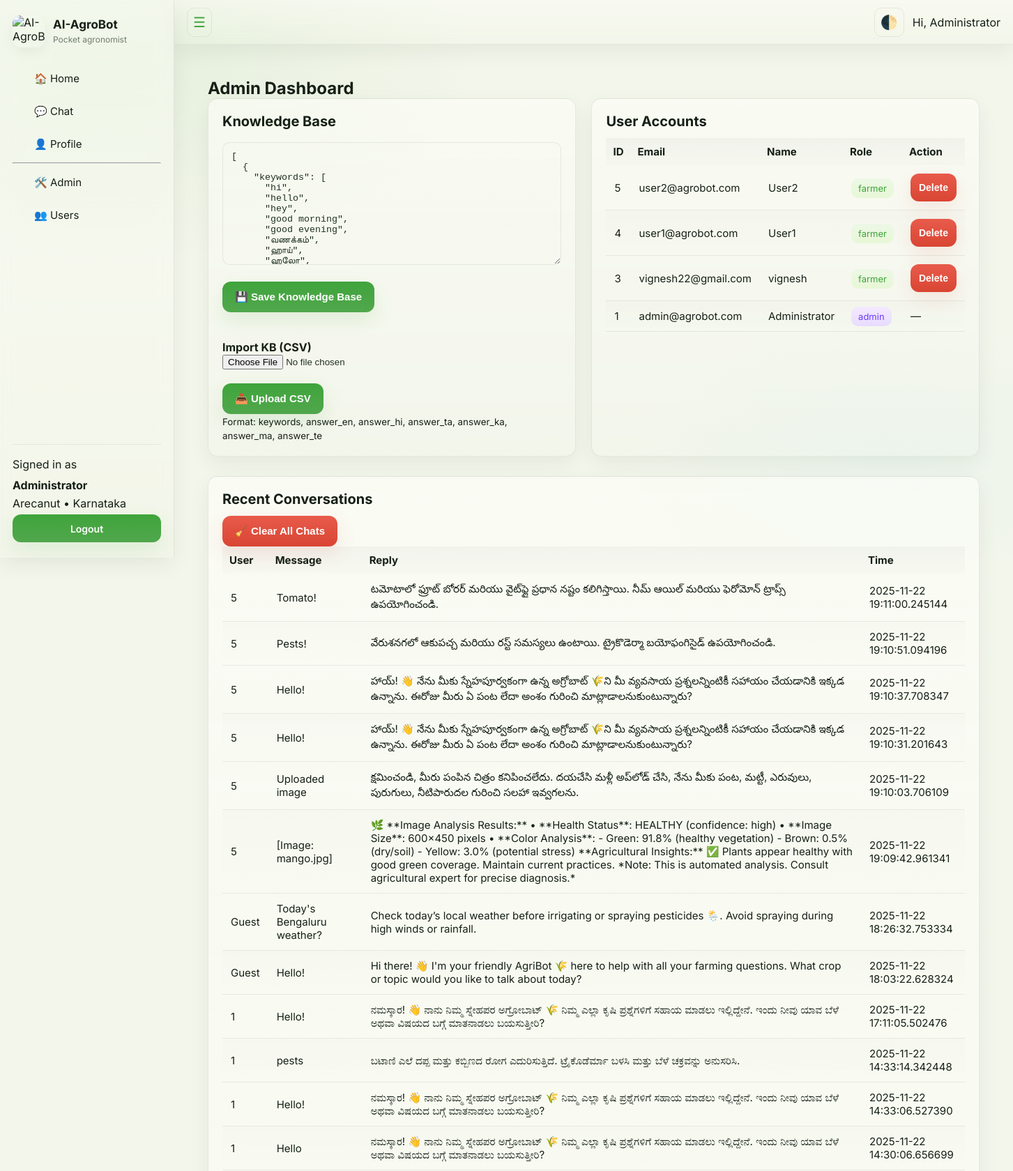
The page /admin (signed in, upper part) on the database its author committed.
### database.py (models this page shows)
class User(UserMixin, db.Model):
    __tablename__ = "users"
    id = db.Column(db.Integer, primary_key=True)
    email = db.Column(db.String(200), unique=True, nullable=False)
    password = db.Column(db.String(200), nullable=False)
    name = db.Column(db.String(100))
    role = db.Column(db.String(20), default="farmer")
    primary_crop = db.Column(db.String(100))
    region = db.Column(db.String(100))
    preferred_language = db.Column(db.String(20), default="en")

class ChatHistory(db.Model):
    __tablename__ = "chat_history"
    id = db.Column(db.Integer, primary_key=True)
    user_id = db.Column(db.Integer, db.ForeignKey("users.id"), nullable=True)
    user_message = db.Column(db.Text)
    bot_response = db.Column(db.Text)
    created_at = db.Column(db.DateTime, default=datetime.utcnow)
    feedback = db.Column(db.String(20), nullable=True)

### app.py (the view)
@app.route("/admin")
@login_required
def admin_dashboard():
    if current_user.role != "admin":
        flash("Access denied", "danger");
        return redirect(url_for("index"))
    users = User.query.order_by(User.id.desc()).all()
    chats = ChatHistory.query.order_by(ChatHistory.created_at.desc()).limit(500).all()
    kb_content = ""
    try:
        with open(KB_PATH, "r", encoding="utf-8") as f:
            kb_content = f.read()
    except Exception:
        kb_content = "[]"
    return render_template("admin_dashboard.html", users=users, chats=chats, kb_content=kb_content)

### app.py (called while the page is built)
@login_manager.user_loader
def load_user(user_id):
    return db.session.get(User, int(user_id))

### templates/admin_dashboard.html
{% extends "base.html" %}
{% block content %}
<section class="admin-section">
  <h2 class="admin-title">Admin Dashboard</h2>
  <div class="admin-grid">
    <section class="admin-card glass">
      <h3 class="admin-subtitle">Knowledge Base</h3>
      <form method="post" action="{{ url_for('admin_edit_kb') }}">
        <textarea name="kb_data" rows="10" class="kb-textarea">{{ kb_content or '' }}</textarea>
        <div class="admin-actions"> <br>
          <button class="btn" type="submit">💾 Save Knowledge Base</button>
        </div>
      </form>
      <br> <br>
      <h4 class="admin-subsubtitle">Import KB (CSV)</h4>
      <form method="post" action="{{ url_for('admin_upload_kb_csv') }}" enctype="multipart/form-data">
        <input class="file-input" type="file" name="csv_file" accept=".csv" required>
        <div class="admin-actions"><br>
          <button class="btn" type="submit">📤 Upload CSV</button>
        </div>
        <small class="muted">Format: keywords, answer_en, answer_hi, answer_ta, answer_ka, answer_ma, answer_te</small>
      </form>
    </section>
    <section class="admin-card glass">
      <h3 class="admin-subtitle">User Accounts</h3>
      {% if users %}
      <table class="table admin-table zebra">
        <thead>
          <tr><th>ID</th><th>Email</th><th>Name</th><th>Role</th><th>Action</th></tr>
        </thead>
        <tbody>
          {% for u in users %}
          <tr>
            <td>{{ u.id }}</td>
            <td>{{ u.email }}</td>
            <td>{{ u.name }}</td>
            <td><span class="role-tag {{ 'role-admin' if u.role=='admin' else 'role-user' }}">{{ u.role }}</span></td>
            <td>
              {% if u.role != 'admin' %}
              <form method="post" action="{{ url_for('admin_delete_user', user_id=u.id) }}" style="display:inline;">
                <button class="btn small danger" type="submit" onclick="return confirm('Delete user?')">Delete</button>
              </form>
              {% else %}
                <span class="muted small">—</span>
              {% endif %}
            </td>
          </tr>
          {% endfor %}
        </tbody>
      </table>
      {% else %}
        <div class="empty-state glass">
          <p class="muted">No users found yet. New signups will appear here.</p>
        </div>
      {% endif %}
    </section>
  </div>
  <section class="admin-card glass admin-wide">
    <div class="admin-header-row">
      <h3 class="admin-subtitle">Recent Conversations</h3>
      <form method="post" action="{{ url_for('admin_clear_chats') }}" onsubmit="return confirm('Delete all chat history?');">
        <button class="btn danger" type="submit">🧹 Clear All Chats</button>
      </form>
    </div>
    {% if chats %}
      <table class="table admin-table zebra">
        <thead><tr><th>User</th><th>Message</th><th>Reply</th><th>Time</th></tr></thead>
        <tbody>
          {% for c in chats %}
          <tr>
            <td>{{ c.user_id or 'Guest' }}</td>
            <td>{{ c.user_message }}</td>
            <td>{{ c.bot_response }}</td>
            <td>{{ c.created_at }}</td>
          </tr>
          {% endfor %}
        </tbody>
      </table>
    {% else %}
      <div class="empty-state glass">
        <p class="muted">No recent conversations. The chat log will appear here.</p>
      </div>
    {% endif %}
  </section>
</section>
{% endblock %}

### templates/base.html (shortened to what this page needs)
<!doctype html>
<html lang="en">
<head>
  <link rel="stylesheet" href="{{ url_for('static', filename='style.css') }}">
</head>
<body>
  <div class="app-shell">
    <aside class="left-sidebar glass" role="navigation" aria-label="Main navigation">
      <div class="sidebar-top">
        <a class="brand" href="{{ url_for('index') }}">
          <img src="{{ url_for('static', filename='bot.png') }}" class="logo" alt="AI-AgroBot">
          <div class="brand-text">
            <strong>AI-AgroBot</strong><br>
            <small class="muted">Pocket agronomist</small>
          </div><br>
        </a>
      </div>
      <nav class="sidebar-nav">
        <a class="nav-item" href="{{ url_for('index') }}">🏠 Home</a>
        <a class="nav-item" href="{{ url_for('chat') }}">💬 Chat</a>
        <a class="nav-item" href="{{ url_for('profile') }}">👤 Profile</a>
        {% if current_user.is_authenticated and current_user.role == 'admin' %}
          <hr>
          <a class="nav-item" href="{{ url_for('admin_dashboard') }}">🛠️ Admin</a>
          <a class="nav-item" href="{{ url_for('admin_view_user', user_id=current_user.id) }}">👥 Users</a>
        {% endif %}
      </nav>
      <div class="sidebar-bottom">
        {% if current_user.is_authenticated %}
          <div class="small muted">Signed in as</div>
          <div class="sidebar-user">
            <strong>{{ current_user.name or current_user.email }}</strong>
            <div class="muted small">{{ current_user.primary_crop or '—' }} • {{ current_user.region or '—' }}</div>
            <a class="btn small" href="{{ url_for('logout') }}">Logout</a>
          </div>
        {% else %}
          <a class="btn small" href="{{ url_for('login') }}">Login</a>
          <a class="btn small ghost" href="{{ url_for('register') }}">Register</a>
        {% endif %}
      </div>
    </aside>
    <div class="main-area">
      <header class="topbar glass" role="banner">
        <div class="topbar-left">
          <button id="sidebarToggle" class="icon-btn small-toggle" aria-label="Toggle sidebar">☰</button>
        </div>
        <div class="topbar-right">
          <button id="themeToggle" class="icon-btn small-toggle" title="Toggle theme">🌓</button>
          {% if current_user.is_authenticated %}
            <a class="nav-link" href="{{ url_for('profile') }}">Hi, {{ current_user.name.split(' ')[0] if current_user.name else current_user.email }}</a>
          {% endif %}
        </div>
      </header>
      <main class="main" role="main">
        {% block content %}{% endblock %}
      </main>
    </div>
  </div>
</body>
</html>

### rows shown on the page
User: name "Administrator", primary_crop "Arecanut", region "Karnataka", id "1", email "admin@agrobot.com", role "admin"
User: id "5", email "user2@agrobot.com", name "User2", role "farmer"
User: id "4", email "user1@agrobot.com", name "User1", role "farmer"
User: id "3", email "vignesh22@gmail.com", name "vignesh", role "farmer"
ChatHistory: user "5", user_message "Tomato!", bot_response "టమోటాలో ఫ్రూట్ బోరర్ మరియు వైట్‌ఫ్లై ప్రధాన నష్టం కలిగిస్తాయి. నీమ్ ఆయిల్ మరియు ఫెరోమోన్ ట్రాప్స్ ఉపయోగించండి.", created_at "2025-11-22 19:11:00.245144"
ChatHistory: user "5", user_message "Pests!", bot_response "వేరుశనగలో ఆకుపచ్చ మరియు రస్ట్ సమస్యలు ఉంటాయి. ట్రైకొడెర్మా బయోఫంగిసైడ్ ఉపయోగించండి.", created_at "2025-11-22 19:10:51.094196"
ChatHistory: user "5", user_message "Hello!", bot_response "హాయ్! 👋 నేను మీకు స్నేహపూర్వకంగా ఉన్న అగ్రోబాట్ 🌾ని మీ వ్యవసాయ ప్రశ్నలన్నింటికీ సహాయం చేయడానికి ఇక్కడ ఉన్నాను. ఈరోజు మీరు ఏ పంట లేదా అంశం గురించి మాట్లాడాలనుకుంటున్నారు?", created_at "2025-11-22 19:10:37.708347"
ChatHistory: user "5", user_message "Hello!", bot_response "హాయ్! 👋 నేను మీకు స్నేహపూర్వకంగా ఉన్న అగ్రోబాట్ 🌾ని మీ వ్యవసాయ ప్రశ్నలన్నింటికీ సహాయం చేయడానికి ఇక్కడ ఉన్నాను. ఈరోజు మీరు ఏ పంట లేదా అంశం గురించి మాట్లాడాలనుకుంటున్నారు?", created_at "2025-11-22 19:10:31.201643"
ChatHistory: user "5", user_message "Uploaded image", bot_response "క్షమించండి, మీరు పంపిన చిత్రం కనిపించలేదు. దయచేసి మళ్లీ అప్‌లోడ్ చేసి, నేను మీకు పంట, మట్టీ, ఎరువులు, పురుగులు, నీటిపారుదల గురించి సలహా ఇవ్వగలను.", created_at "2025-11-22 19:10:03.706109"
ChatHistory: user "5", user_message "[Image: mango.jpg]", bot_response "🌿 **Image Analysis Results:** • **Health Status**: HEALTHY (confidence: high) • **Image Size**: 600×450 pixels • **Color Analysis**: - Green: 91.8% (healthy vegetation) - Brown: 0.5% (dry/soil) - Yellow: 3.0% (potential stress) **Agricultural Insights:** ✅ Plants appear healthy with good green coverage. Maintain current practices. *Note: This is automated analysis. Consult agricultural expert for precise diagnosis.*", created_at "2025-11-22 19:09:42.961341"
ChatHistory: user_id "Guest", user_message "Today's Bengaluru weather?", bot_response "Check today’s local weather before irrigating or spraying pesticides 🌦️. Avoid spraying during high winds or rainfall.", created_at "2025-11-22 18:26:32.753334"
ChatHistory: user_id "Guest", user_message "Hello!", bot_response "Hi there! 👋 I'm your friendly AgriBot 🌾 here to help with all your farming questions. What crop or topic would you like to talk about today?", created_at "2025-11-22 18:03:22.628324"
ChatHistory: user "1", user_message "Hello!", bot_response "ನಮಸ್ಕಾರ! 👋 ನಾನು ನಿಮ್ಮ ಸ್ನೇಹಪರ ಅಗ್ರೋಬಾಟ್ 🌾 ನಿಮ್ಮ ಎಲ್ಲಾ ಕೃಷಿ ಪ್ರಶ್ನೆಗಳಿಗೆ ಸಹಾಯ ಮಾಡಲು ಇಲ್ಲಿದ್ದೇನೆ. ಇಂದು ನೀವು ಯಾವ ಬೆಳೆ ಅಥವಾ ವಿಷಯದ ಬಗ್ಗೆ ಮಾತನಾಡಲು ಬಯಸುತ್ತೀರಿ?", created_at "2025-11-22 17:11:05.502476"
ChatHistory: user "1", user_message "pests", bot_response "ಬಟಾಣಿ ಎಲೆ ದಪ್ಪ ಮತ್ತು ಕಬ್ಬಿಣದ ರೋಗ ಎದುರಿಸುತ್ತಿದೆ. ಟ್ರೈಕೊಡೆರ್ಮಾ ಬಳಸಿ ಮತ್ತು ಬೆಳೆ ಚಕ್ರವನ್ನು ಅನುಸರಿಸಿ.", created_at "2025-11-22 14:33:14.342448"
ChatHistory: user "1", user_message "Hello!", bot_response "ನಮಸ್ಕಾರ! 👋 ನಾನು ನಿಮ್ಮ ಸ್ನೇಹಪರ ಅಗ್ರೋಬಾಟ್ 🌾 ನಿಮ್ಮ ಎಲ್ಲಾ ಕೃಷಿ ಪ್ರಶ್ನೆಗಳಿಗೆ ಸಹಾಯ ಮಾಡಲು ಇಲ್ಲಿದ್ದೇನೆ. ಇಂದು ನೀವು ಯಾವ ಬೆಳೆ ಅಥವಾ ವಿಷಯದ ಬಗ್ಗೆ ಮಾತನಾಡಲು ಬಯಸುತ್ತೀರಿ?", created_at "2025-11-22 14:33:06.527390"
ChatHistory: user "1", user_message "Hello", bot_response "ನಮಸ್ಕಾರ! 👋 ನಾನು ನಿಮ್ಮ ಸ್ನೇಹಪರ ಅಗ್ರೋಬಾಟ್ 🌾 ನಿಮ್ಮ ಎಲ್ಲಾ ಕೃಷಿ ಪ್ರಶ್ನೆಗಳಿಗೆ ಸಹಾಯ ಮಾಡಲು ಇಲ್ಲಿದ್ದೇನೆ. ಇಂದು ನೀವು ಯಾವ ಬೆಳೆ ಅಥವಾ ವಿಷಯದ ಬಗ್ಗೆ ಮಾತನಾಡಲು ಬಯಸುತ್ತೀರಿ?", created_at "2025-11-22 14:30:06.656699"
